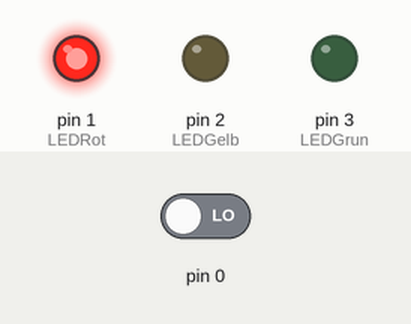
A sketch run on a simulated Arduino Uno, built with avr-gcc and run on an emulated ATmega328P. Parts: output pins drawn as LEDs (lit = HIGH). Inputs (shaded band) come from the test bench; at power-on: pin 0 LOW.

Above: at 1.2 s.
1.3 s: pin 0 driven HIGH
At 1.4 s:
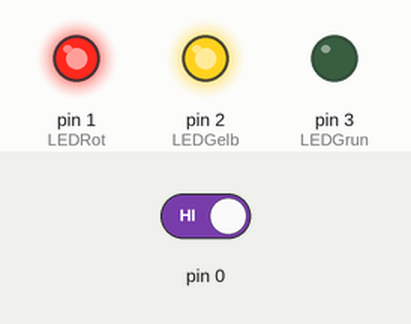
At 2.6 s:
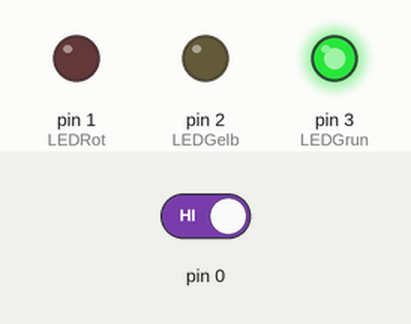
4.3 s: pin 0 driven LOW
At 6.0 s:
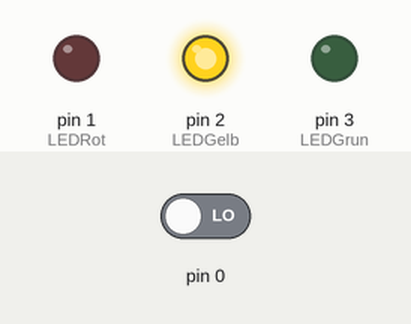
Timing chart, 0 to 7.6 s (numbered marks = the images above; inputs shaded):
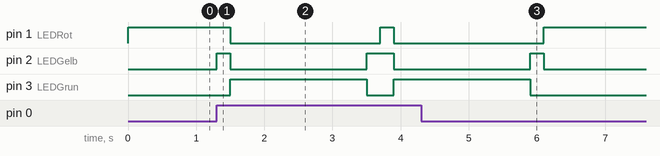

Measured:
- after the input at 1.3 s, pin 1 (LEDRot): HIGH → LOW after 0.20 s, → HIGH 2.2 s later, → LOW 0.20 s later; pin 2 (LEDGelb): LOW → HIGH at once, → LOW 0.20 s later, → HIGH 2.0 s later, → LOW 0.40 s later; pin 3 (LEDGrun): LOW → HIGH after 0.20 s, → LOW 2.0 s later, → HIGH 0.40 s later
- after the input at 4.3 s, pin 1 (LEDRot): goes on until 6.1 s, then stays HIGH; pin 3 (LEDGrun): goes on until 5.9 s, then stays LOW

The sketch:

ampelsketch_mathe_07.05.ino
```cpp
const int LEDRot = 1; //Muss angepasst werden
const int LEDGelb = 2;
const int LEDGrun = 3;
const int Ampeltaster = 4;
const int IntervallZeit = 2000; //in ms

void setup() {
  pinMode(LEDRot, OUTPUT);
  pinMode(LEDGelb, OUTPUT);
  pinMode(LEDGrun, OUTPUT);
  pinMode(Ampeltaster, INPUT);

}

void loop() {
  digitalWrite(LEDRot, HIGH);
  if(digitalRead(Ampeltaster == HIGH)){
    digitalWrite(LEDGelb, HIGH);
    delay(200);
    digitalWrite(LEDRot, LOW);
    digitalWrite(LEDGelb, LOW);
    digitalWrite(LEDGrun, HIGH);
    delay(IntervallZeit);
    digitalWrite(LEDGrun, LOW);
    digitalWrite(LEDGelb, HIGH);
    delay(200);
    digitalWrite(LEDGelb, LOW);
    }

}
```
